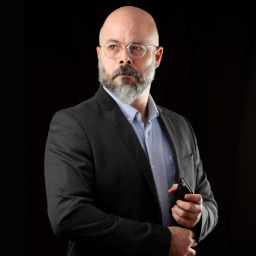
#> input picture 001-Vision/josevicentepeq.jpg, 256 x 256 px
$ python '012-hallar bordes CV.py'
#> lines starting #> are read from the running program, lines starting #| are printed output that depends on the picture; long printed decimals are rounded
from PIL import Image, ImageDraw, ImageFilter
import math
import numpy as np
import cv2

def calculaAngulo(imagen):
    image = imagen  # Replace with your image file name
    gray_image = image.convert("L")
    image_array = np.array(gray_image)
    edges = cv2.Canny(image_array, threshold1=30, threshold2=100)
    contours, hierarchy = cv2.findContours(edges, cv2.RETR_EXTERNAL, cv2.CHAIN_APPROX_SIMPLE)
    largest_contour = max(contours, key=cv2.contourArea)
    x1, y1, x2, y2 = cv2.boundingRect(largest_contour)
    delta_x = x2 - x1
    delta_y = y2 - y1
    angle_rad = np.arctan2(delta_y, delta_x)
    angle_deg = np.degrees(angle_rad)
    return angle_deg

imagen = Image.open("josevicentepeq.jpg")
#> imagen is the input picture: PIL image 256x256 RGB; mean R, G, B 33.7, 28.5, 27.7
imagengris = imagen.convert("L")
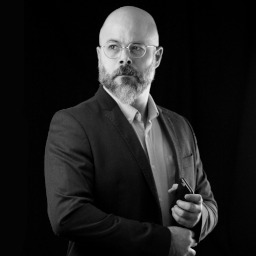
#> imagengris: PIL image 256x256 L; min 0, max 237, mean 30
bordes = imagengris.filter(ImageFilter.FIND_EDGES)
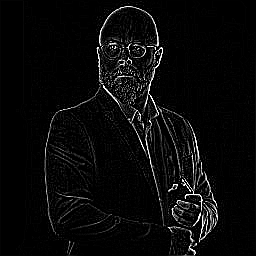
#> bordes: PIL image 256x256 L; min 0, max 255, mean 9.8
pixeles = imagen.load()
tamanio = imagen.size
#> tamanio = (256, 256)
anchura = tamanio[0]
#> anchura = 256
altura = tamanio[1]
#> altura = 256
print(tamanio)
#| (256, 256)


anchuradestino = int(anchura)
#> anchuradestino = 256
alturadestino = int(altura)
#> alturadestino = 256
color = (0,0,0)
anchurarectangulo = 4
imagendestino = Image.new('RGB', (anchuradestino, alturadestino), color)
#> imagendestino: PIL image 256x256 RGB; every value is 0
dibujo = ImageDraw.Draw(imagendestino)
angulo = 0
radio = 0
for i in range(0,3000):
    radio += 0.03
    angulo += 0.1
    componentex = round(anchura/2+math.cos(angulo)*radio)
    componentey = round(altura/2+math.sin(angulo)*radio)
    nuevocolor = pixeles[componentex,componentey]
    #print(str(componentex)+","+str(componentey))
    dibujo.point(
        (
            componentex,
            componentey
        ),
        fill=nuevocolor)
    region = bordes.crop((
        componentex,
        componentey,
        componentex+anchurarectangulo,
        componentey+anchurarectangulo))
    try:
        print(calculaAngulo(region))
    except:
        pass
    imagendestino.paste(region, (
        componentex,
        componentey,
        componentex+anchurarectangulo,
        componentey+anchurarectangulo))
#> this loop made 3000 passes
#> (nuevocolor, image_array in calculaAngulo, contours in calculaAngulo, x1 in calculaAngulo, x2 in calculaAngulo, y2 in calculaAngulo, delta_x in calculaAngulo, delta_y in calculaAngulo) on passes 1 to 3: ((34, 33, 29), [[0, 38, 0, 0], [0, 12, 7, 26], [1, 0, 0, 12], [0, 0, 0, 0]], 1 contour, all with area under 20, 0, 4, 3, 4, 3), ((34, 33, 29), [[0, 38, 0, 0], [0, 12, 7, 26], [1, 0, 0, 12], [0, 0, 0, 0]], 1 contour, all with area under 20, 0, 4, 3, 4, 3), ((34, 33, 29), [[0, 38, 0, 0], [0, 12, 7, 26], [1, 0, 0, 12], [0, 0, 0, 0]], 1 contour, all with area under 20, 0, 4, 3, 4, 3)
#| 36.870
#| 36.870
#| 36.870
#| 36.870
#| 36.870
#| 36.870
#| 36.870
#| 36.870
#> (further printed lines are left out)
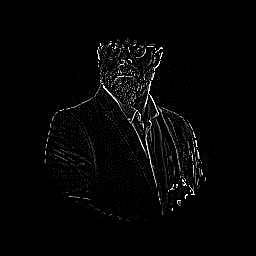
#> imagendestino: PIL image 256x256 RGB; min 0, max 255, mean 5.3
imagendestino.show()
